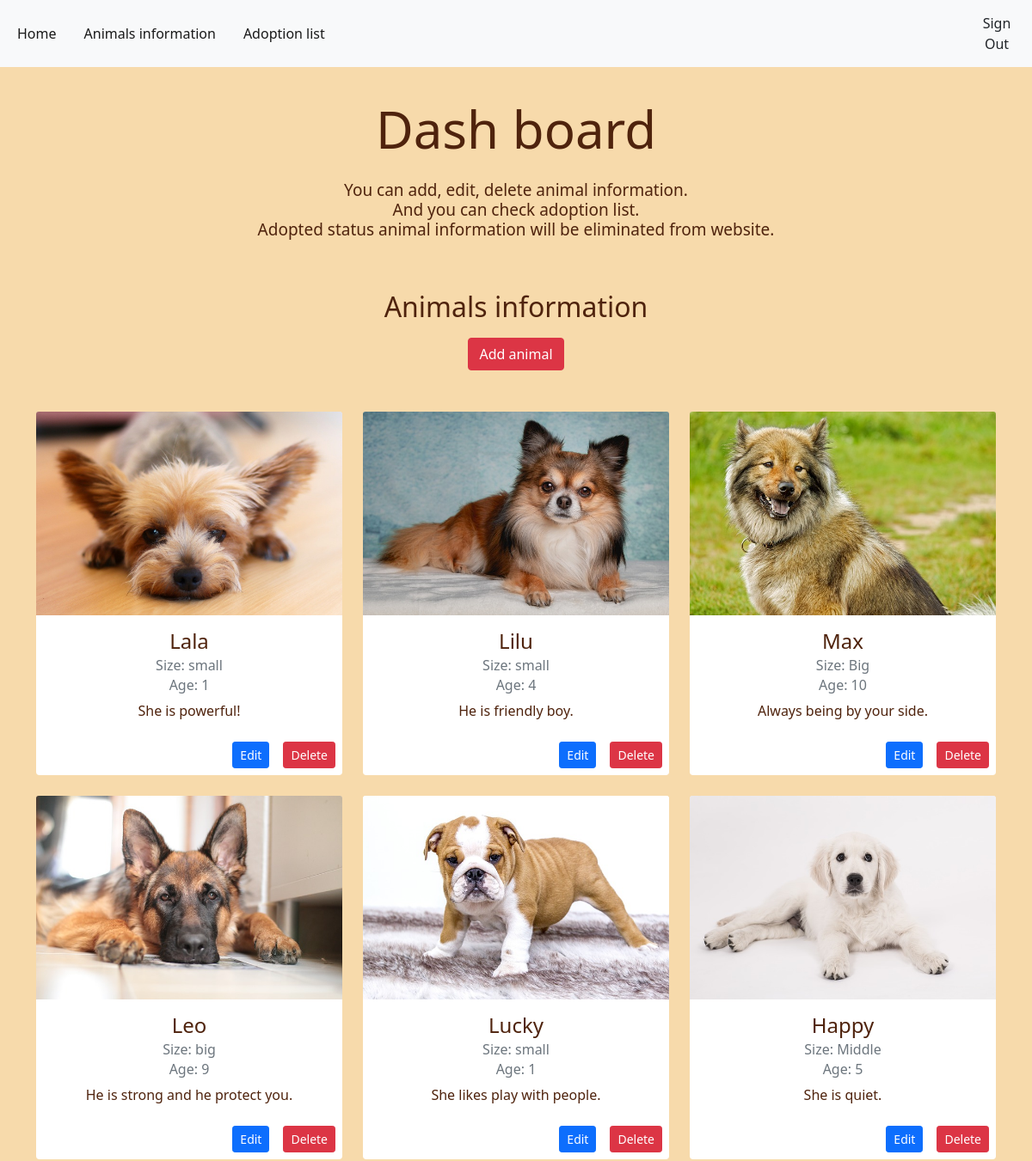
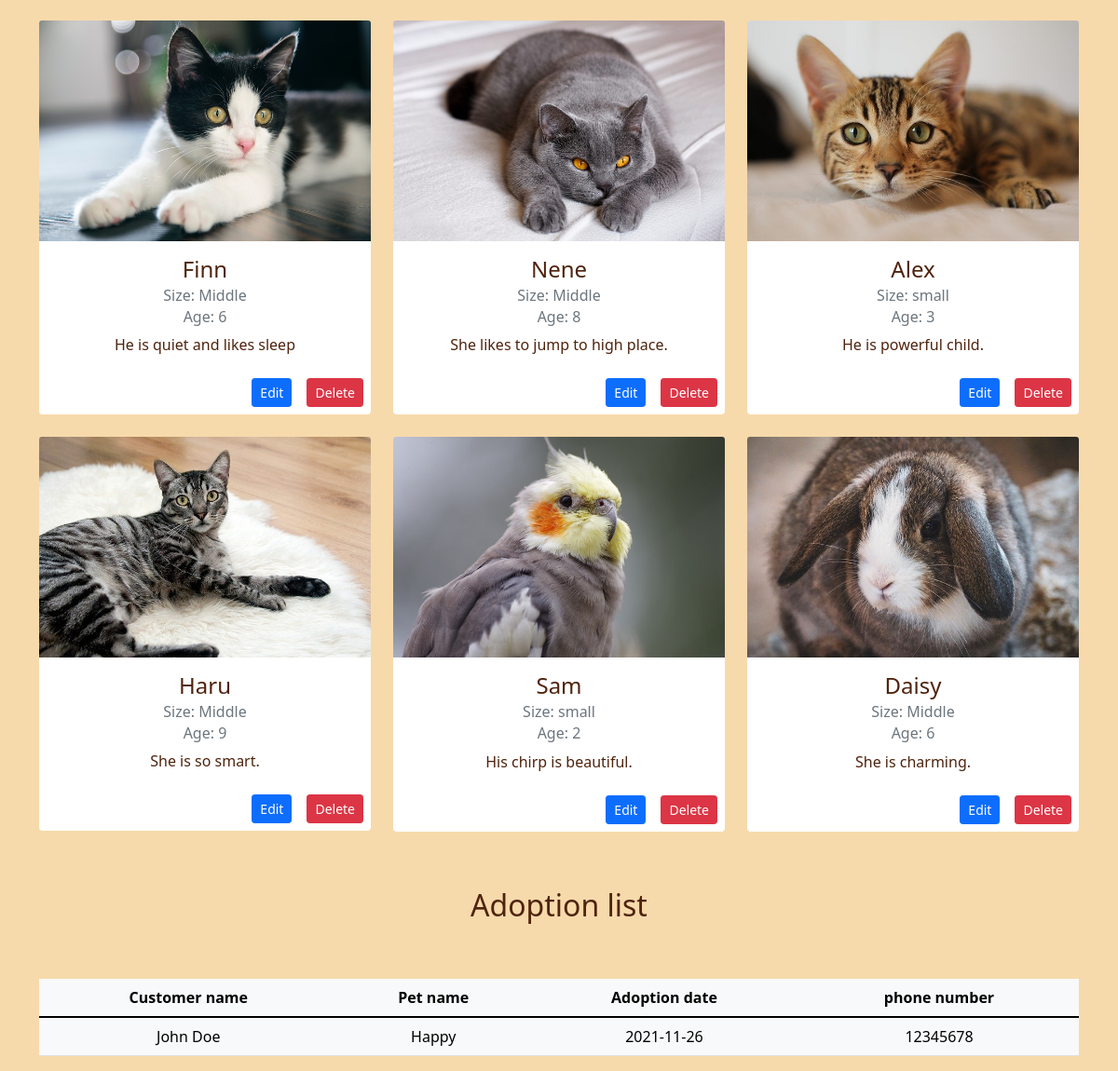
Screenshot of /dashBoard.php (signed in) with the database file from the repository (2 pictures, top to bottom).
### tables this page shows
CREATE TABLE `pet` (
  `pet_id` int(11) NOT NULL,
  `pet_name` varchar(255) NOT NULL,
  `picture` varchar(255) NOT NULL,
  `location` varchar(255) NOT NULL,
  `size` varchar(255) NOT NULL,
  `age` int(11) NOT NULL,
  `hobbies` varchar(255) NOT NULL,
  `breed` varchar(255) NOT NULL,
  `description` varchar(255) DEFAULT NULL,
  `pet_status` varchar(15) NOT NULL DEFAULT 'not adopted'
);

CREATE TABLE `pet_adoption` (
  `adoption_id` int(11) NOT NULL,
  `adoption_date` date NOT NULL,
  `adoption_description` varchar(500) NOT NULL,
  `fk_pet_id` int(11) NOT NULL,
  `fk_user_id` int(11) NOT NULL
);

CREATE TABLE `user` (
  `user_id` int(11) NOT NULL,
  `first_name` varchar(255) NOT NULL,
  `last_name` varchar(255) NOT NULL,
  `phone_number` int(11) NOT NULL,
  `password` varchar(255) NOT NULL,
  `address` varchar(255) NOT NULL,
  `email` varchar(255) NOT NULL,
  `picture` varchar(255) DEFAULT NULL,
  `status` varchar(4) NOT NULL DEFAULT 'user'
);

### dashBoard.php (the view, shortened to what this page needs)
<?php
require_once "components/db_connect.php";
$sql = "SELECT * FROM pet";
$result = mysqli_query($connect, $sql);
$tbody = "";
if (mysqli_num_rows($result) > 0) {
    while ($row = mysqli_fetch_array($result, MYSQLI_ASSOC)) {
        $tbody .= '<div class="col">
          <div class="card border-0">
              <img src="animals/pictures/' . $row["picture"] . '" class="card-img-top" alt="animal">
              <div class="card-body">
                  <h4 class="card-title text-center">' . $row["pet_name"] . '</h4>
                  <h6 class="card-subtitle mb-2 text-muted">Size: ' . $row["size"] . '</h6>
                  <h6 class="card-subtitle mb-2 text-muted">Age: ' . $row["age"] . '</h6>
                  <p class="card-text">' . $row["description"] . '</p>
              </div>
              <div class="d-flex justify-content-end">
            <a href="animals/update.php?id=' . $row['pet_id'] . '"><button class="btn btn-primary btn-sm m-2" type="button">Edit</button></a><a href="animals/delete.php?id=' . $row['pet_id'] . '"><button class="btn btn-danger btn-sm m-2" type="button">Delete</button></a>
           </div>
        </div>
    </div>';
    };
} else {
    $tbody =  "<tr><td colspan='5'><center>No Data Available</center></td></tr>";
}
$sql2 = "SELECT *
FROM pet_adoption
JOIN pet on pet_id = fk_pet_id
JOIN user on user_id = fk_user_id";
$result2 = mysqli_query($connect, $sql2);
$tbody2 = "";
if (mysqli_num_rows($result2) > 0) {
    while ($row2 = mysqli_fetch_array($result2, MYSQLI_ASSOC)) {
        $tbody2 .= "<tr>
            <td>" . $row2['first_name'] . " " . $row2['last_name'] . "</td>
            <td>" . $row2['pet_name'] . "</td>
            <td>" . $row2['adoption_date'] . "</td>
            <td>" . $row2['phone_number'] . "</td>
            </tr>";
    }
} else {
    $tbody2 = "<tr><td colspan='5'><center>There is no adoption yet</center></td></tr>";
}
?>
<!DOCTYPE html>
<html lang="en">
<head>
    <?php require_once 'components/boot.php' ?>
</head>
<body>
    <nav class="navbar navbar-expand-lg navbar-light bg-light sticky-top justif" id="navbar1">
        <div class="container">
            <div class="collapse navbar-collapse" id="navbarNav">
                <ul class="navbar-nav">
                    <li class="nav-item me-3">
                        <a class="nav-link active" href="dashBoard.php">Home</a>
                    </li>
                    <li class="nav-item me-3">
                        <a class="nav-link active" href="#animalinfo">Animals information</a>
                    </li>
                    <li class="nav-item me-3">
                        <a class="nav-link active" href="#adoptionlist">Adoption list</a>
                    </li>
                </ul>
            </div>
        </div>
        <a href="logout.php?logout"><button class='btn signout btn ms-3' type='button'>Sign Out</button></a>
    </nav>
    <div class="container">
        <h1>Dash board</h1>
        <h3>You can add, edit, delete animal information. <br>
            And you can check adoption list. <br>Adopted status animal information will be eliminated from website. </h3>
        <section id="animalinfo">
            <div class="animals mt-3 mb-5">
                <p class='h2 m-3'>Animals information</p>
                <a href="animals/create.php"><button class='btn btn-danger mb-5' type='button'>Add animal</button></a>
                <div class="row row-cols-1 row-cols-md-3 g-4">
                    <?= $tbody; ?>
                </div>
            </div>
            <section id="adoptionlist">
                <h2 class="mt-5 mb-3">Adoption list</h2>
                <table class="table table-light">
                    <thead>
                        <tr>
                            <th scope="col">Customer name</th>
                            <th scope="col">Pet name</th>
                            <th scope="col">Adoption date</th>
                            <th scope="col">phone number</th>
                        </tr>
                    </thead>
                    <tbody>
                    <?= $tbody2 ?>
                    </tbody>
                </table>
            </section>
    </div>
</body>
</html>

### components/boot.php (shortened to what this page needs)
<link href="https://cdn.jsdelivr.net/npm/bootstrap@5.1.3/dist/css/bootstrap.min.css" rel="stylesheet">

### components/boot.php (style rules this page uses)
body { background-color: rgb(247, 218, 171); }

### dashBoard.php (style rules this page uses)
body { background-color: rgb(247, 218, 171); text-align: center; color: rgb(79, 35, 13); }
a { text-decoration: none; }
nav { width: 100%; }
.container h1 { margin-top: 3vw; margin-bottom: 2vw; font-size: 5vw; }
.container h3 { font-size: calc(7px + 1vw); margin-bottom: 5vw; }
#adoptionlist { margin-top: 5vw; }
table { margin-bottom: 5vw; margin-top: 5vw; }

### rows the page displays
pet: picture (picture), pet_name "Lala", size "small", age "1", description "She is powerful!"
pet: picture (picture), pet_name "Lilu", size "small", age "4", description "He is friendly boy."
pet: picture (picture), pet_name "Max", size "Big", age "10", description "Always being by your side."
pet: picture (picture), pet_name "Leo", size "big", age "9", description "He is strong and he protect you."
pet: picture (picture), pet_name "Lucky", size "small", age "1", description "She likes play with people."
pet: picture (picture), pet_name "Happy", size "Middle", age "5", description "She is quiet."
pet: picture (picture), pet_name "Finn", size "Middle", age "6", description "He is quiet and likes sleep"
pet: picture (picture), pet_name "Nene", size "Middle", age "8", description "She likes to jump to high place."
pet: picture (picture), pet_name "Alex", size "small", age "3", description "He is powerful child."
pet: picture (picture), pet_name "Haru", size "Middle", age "9", description "She is so smart."
pet: picture (picture), pet_name "Sam", size "small", age "2", description "His chirp is beautiful."
pet: picture (picture), pet_name "Daisy", size "Middle", age "6", description "She is charming."
pet_adoption: fk_user.first_name "John", fk_user.last_name "Doe", fk_pet.pet_name "Happy", adoption_date "2021-11-26", fk_user.phone_number "12345678"
